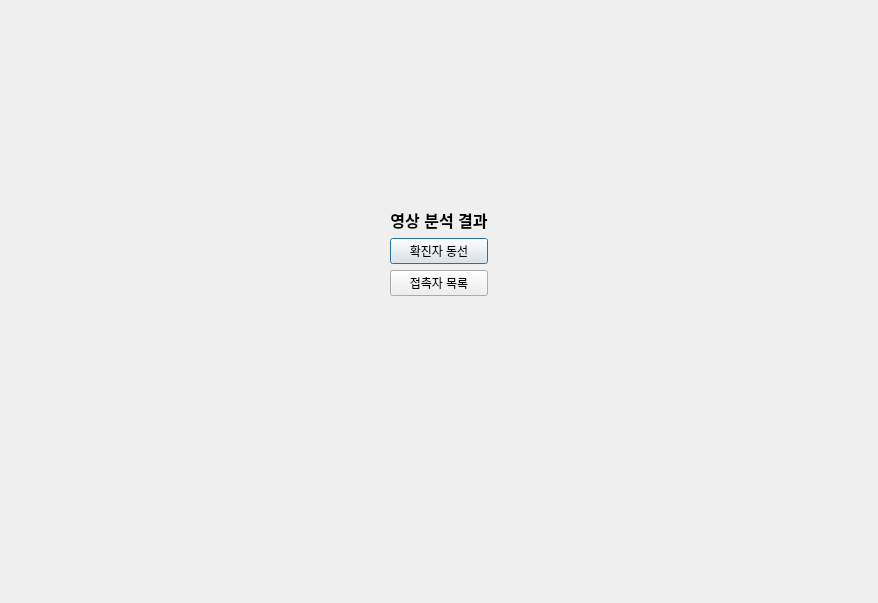
<?xml version="1.0" encoding="UTF-8"?>
<ui version="4.0">
 <class>Dialog</class>
 <widget class="QDialog" name="Dialog">
  <property name="geometry">
   <rect>
    <x>0</x>
    <y>0</y>
    <width>878</width>
    <height>603</height>
   </rect>
  </property>
  <property name="windowTitle">
   <string>Dialog</string>
  </property>
  <layout class="QGridLayout" name="gridLayout">
   <item row="3" column="2">
    <spacer name="horizontalSpacer_2">
     <property name="orientation">
      <enum>Qt::Horizontal</enum>
     </property>
     <property name="sizeHint" stdset="0">
      <size>
       <width>40</width>
       <height>20</height>
      </size>
     </property>
    </spacer>
   </item>
   <item row="2" column="1">
    <widget class="QLabel" name="label">
     <property name="sizePolicy">
      <sizepolicy hsizetype="Preferred" vsizetype="Fixed">
       <horstretch>0</horstretch>
       <verstretch>0</verstretch>
      </sizepolicy>
     </property>
     <property name="text">
      <string>&lt;html&gt;&lt;head/&gt;&lt;body&gt;&lt;p&gt;&lt;span style=&quot; font-size:12pt; font-weight:600;&quot;&gt;영상 분석 결과&lt;/span&gt;&lt;/p&gt;&lt;/body&gt;&lt;/html&gt;</string>
     </property>
     <property name="alignment">
      <set>Qt::AlignCenter</set>
     </property>
     <property name="margin">
      <number>20</number>
     </property>
    </widget>
   </item>
   <item row="3" column="1">
    <layout class="QVBoxLayout" name="verticalLayout">
     <item>
      <widget class="QPushButton" name="showRootRsltBtn">
       <property name="text">
        <string>확진자 동선</string>
       </property>
      </widget>
     </item>
     <item>
      <widget class="QPushButton" name="pushButton">
       <property name="text">
        <string>접촉자 목록</string>
       </property>
      </widget>
     </item>
    </layout>
   </item>
   <item row="1" column="1">
    <spacer name="verticalSpacer">
     <property name="orientation">
      <enum>Qt::Vertical</enum>
     </property>
     <property name="sizeHint" stdset="0">
      <size>
       <width>20</width>
       <height>40</height>
      </size>
     </property>
    </spacer>
   </item>
   <item row="4" column="1">
    <spacer name="verticalSpacer_2">
     <property name="orientation">
      <enum>Qt::Vertical</enum>
     </property>
     <property name="sizeHint" stdset="0">
      <size>
       <width>20</width>
       <height>40</height>
      </size>
     </property>
    </spacer>
   </item>
   <item row="3" column="0">
    <spacer name="horizontalSpacer">
     <property name="orientation">
      <enum>Qt::Horizontal</enum>
     </property>
     <property name="sizeHint" stdset="0">
      <size>
       <width>40</width>
       <height>20</height>
      </size>
     </property>
    </spacer>
   </item>
   <item row="5" column="1">
    <spacer name="verticalSpacer_3">
     <property name="orientation">
      <enum>Qt::Vertical</enum>
     </property>
     <property name="sizeHint" stdset="0">
      <size>
       <width>20</width>
       <height>40</height>
      </size>
     </property>
    </spacer>
   </item>
   <item row="0" column="1">
    <spacer name="verticalSpacer_4">
     <property name="orientation">
      <enum>Qt::Vertical</enum>
     </property>
     <property name="sizeHint" stdset="0">
      <size>
       <width>20</width>
       <height>40</height>
      </size>
     </property>
    </spacer>
   </item>
   <item row="6" column="1">
    <spacer name="verticalSpacer_5">
     <property name="orientation">
      <enum>Qt::Vertical</enum>
     </property>
     <property name="sizeHint" stdset="0">
      <size>
       <width>20</width>
       <height>40</height>
      </size>
     </property>
    </spacer>
   </item>
  </layout>
 </widget>
 <resources/>
 <connections/>
</ui>
